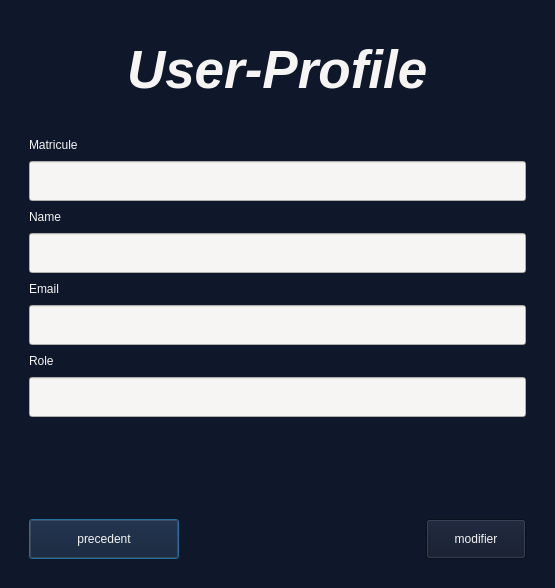
<?xml version="1.0" encoding="UTF-8"?>
<ui version="4.0">
 <class>Dialog</class>
 <widget class="QDialog" name="Dialog">
  <property name="geometry">
   <rect>
    <x>0</x>
    <y>0</y>
    <width>555</width>
    <height>588</height>
   </rect>
  </property>
  <property name="windowTitle">
   <string>Dialog</string>
  </property>
  <property name="styleSheet">
   <string notr="true">color: rgb(246, 245, 244);
background-color: rgb(15, 23, 42);
</string>
  </property>
  <layout class="QHBoxLayout" name="horizontalLayout">
   <item>
    <widget class="QWidget" name="widget" native="true">
     <property name="styleSheet">
      <string notr="true">color: rgb(246, 245, 244);
background-color: rgb(15, 23, 42);
</string>
     </property>
     <layout class="QVBoxLayout" name="verticalLayout">
      <item>
       <widget class="QWidget" name="widget_2" native="true">
        <property name="minimumSize">
         <size>
          <width>0</width>
          <height>100</height>
         </size>
        </property>
        <property name="maximumSize">
         <size>
          <width>16777215</width>
          <height>100</height>
         </size>
        </property>
        <layout class="QHBoxLayout" name="horizontalLayout_3">
         <item>
          <layout class="QHBoxLayout" name="horizontalLayout_2">
           <item>
            <spacer name="horizontalSpacer">
             <property name="orientation">
              <enum>Qt::Horizontal</enum>
             </property>
             <property name="sizeHint" stdset="0">
              <size>
               <width>40</width>
               <height>20</height>
              </size>
             </property>
            </spacer>
           </item>
           <item>
            <widget class="QLabel" name="label">
             <property name="font">
              <font>
               <pointsize>40</pointsize>
               <weight>75</weight>
               <italic>true</italic>
               <bold>true</bold>
              </font>
             </property>
             <property name="text">
              <string>User-Profile</string>
             </property>
            </widget>
           </item>
           <item>
            <spacer name="horizontalSpacer_2">
             <property name="orientation">
              <enum>Qt::Horizontal</enum>
             </property>
             <property name="sizeHint" stdset="0">
              <size>
               <width>40</width>
               <height>20</height>
              </size>
             </property>
            </spacer>
           </item>
          </layout>
         </item>
        </layout>
       </widget>
      </item>
      <item>
       <widget class="QWidget" name="widget_3" native="true">
        <layout class="QVBoxLayout" name="verticalLayout_7">
         <item>
          <layout class="QVBoxLayout" name="verticalLayout_2">
           <item>
            <layout class="QHBoxLayout" name="horizontalLayout_4">
             <item>
              <widget class="QLabel" name="label_2">
               <property name="text">
                <string>Matricule</string>
               </property>
              </widget>
             </item>
             <item>
              <spacer name="horizontalSpacer_3">
               <property name="orientation">
                <enum>Qt::Horizontal</enum>
               </property>
               <property name="sizeHint" stdset="0">
                <size>
                 <width>40</width>
                 <height>20</height>
                </size>
               </property>
              </spacer>
             </item>
            </layout>
           </item>
           <item>
            <widget class="QLineEdit" name="lineEdit">
             <property name="minimumSize">
              <size>
               <width>0</width>
               <height>40</height>
              </size>
             </property>
             <property name="maximumSize">
              <size>
               <width>16777215</width>
               <height>40</height>
              </size>
             </property>
             <property name="styleSheet">
              <string notr="true">padding-left : 20;
background-color: rgb(246, 245, 244);
color: rgb(15, 23, 42);</string>
             </property>
             <property name="placeholderText">
              <string/>
             </property>
            </widget>
           </item>
          </layout>
         </item>
         <item>
          <layout class="QVBoxLayout" name="verticalLayout_3">
           <item>
            <layout class="QHBoxLayout" name="horizontalLayout_5">
             <item>
              <widget class="QLabel" name="label_3">
               <property name="text">
                <string>Name</string>
               </property>
              </widget>
             </item>
             <item>
              <spacer name="horizontalSpacer_4">
               <property name="orientation">
                <enum>Qt::Horizontal</enum>
               </property>
               <property name="sizeHint" stdset="0">
                <size>
                 <width>40</width>
                 <height>20</height>
                </size>
               </property>
              </spacer>
             </item>
            </layout>
           </item>
           <item>
            <widget class="QLineEdit" name="lineEdit_2">
             <property name="minimumSize">
              <size>
               <width>0</width>
               <height>40</height>
              </size>
             </property>
             <property name="maximumSize">
              <size>
               <width>16777215</width>
               <height>40</height>
              </size>
             </property>
             <property name="styleSheet">
              <string notr="true">padding-left : 20;
background-color: rgb(246, 245, 244);
color: rgb(15, 23, 42);</string>
             </property>
            </widget>
           </item>
          </layout>
         </item>
         <item>
          <layout class="QVBoxLayout" name="verticalLayout_4">
           <item>
            <layout class="QHBoxLayout" name="horizontalLayout_6">
             <item>
              <widget class="QLabel" name="label_4">
               <property name="text">
                <string>Email</string>
               </property>
              </widget>
             </item>
             <item>
              <spacer name="horizontalSpacer_5">
               <property name="orientation">
                <enum>Qt::Horizontal</enum>
               </property>
               <property name="sizeHint" stdset="0">
                <size>
                 <width>40</width>
                 <height>20</height>
                </size>
               </property>
              </spacer>
             </item>
            </layout>
           </item>
           <item>
            <widget class="QLineEdit" name="lineEdit_3">
             <property name="minimumSize">
              <size>
               <width>0</width>
               <height>40</height>
              </size>
             </property>
             <property name="maximumSize">
              <size>
               <width>16777215</width>
               <height>40</height>
              </size>
             </property>
             <property name="styleSheet">
              <string notr="true">padding-left : 20;
background-color: rgb(246, 245, 244);
color: rgb(15, 23, 42);</string>
             </property>
            </widget>
           </item>
          </layout>
         </item>
         <item>
          <layout class="QVBoxLayout" name="verticalLayout_5">
           <item>
            <layout class="QHBoxLayout" name="horizontalLayout_7">
             <item>
              <widget class="QLabel" name="label_5">
               <property name="text">
                <string>Role</string>
               </property>
              </widget>
             </item>
             <item>
              <spacer name="horizontalSpacer_6">
               <property name="orientation">
                <enum>Qt::Horizontal</enum>
               </property>
               <property name="sizeHint" stdset="0">
                <size>
                 <width>40</width>
                 <height>20</height>
                </size>
               </property>
              </spacer>
             </item>
            </layout>
           </item>
           <item>
            <widget class="QLineEdit" name="lineEdit_4">
             <property name="minimumSize">
              <size>
               <width>0</width>
               <height>40</height>
              </size>
             </property>
             <property name="maximumSize">
              <size>
               <width>16777215</width>
               <height>40</height>
              </size>
             </property>
             <property name="styleSheet">
              <string notr="true">padding-left : 20;
background-color: rgb(246, 245, 244);
color: rgb(15, 23, 42);</string>
             </property>
            </widget>
           </item>
          </layout>
         </item>
         <item>
          <spacer name="verticalSpacer">
           <property name="orientation">
            <enum>Qt::Vertical</enum>
           </property>
           <property name="sizeHint" stdset="0">
            <size>
             <width>20</width>
             <height>73</height>
            </size>
           </property>
          </spacer>
         </item>
         <item>
          <layout class="QHBoxLayout" name="horizontalLayout_9">
           <item>
            <widget class="QPushButton" name="pushButton">
             <property name="minimumSize">
              <size>
               <width>150</width>
               <height>40</height>
              </size>
             </property>
             <property name="maximumSize">
              <size>
               <width>150</width>
               <height>40</height>
              </size>
             </property>
             <property name="text">
              <string>precedent</string>
             </property>
            </widget>
           </item>
           <item>
            <spacer name="horizontalSpacer_8">
             <property name="orientation">
              <enum>Qt::Horizontal</enum>
             </property>
             <property name="sizeHint" stdset="0">
              <size>
               <width>40</width>
               <height>20</height>
              </size>
             </property>
            </spacer>
           </item>
           <item>
            <widget class="QPushButton" name="pushButton_2">
             <property name="minimumSize">
              <size>
               <width>100</width>
               <height>40</height>
              </size>
             </property>
             <property name="maximumSize">
              <size>
               <width>100</width>
               <height>40</height>
              </size>
             </property>
             <property name="text">
              <string>modifier</string>
             </property>
            </widget>
           </item>
          </layout>
         </item>
        </layout>
       </widget>
      </item>
     </layout>
    </widget>
   </item>
  </layout>
 </widget>
 <resources/>
 <connections/>
</ui>
